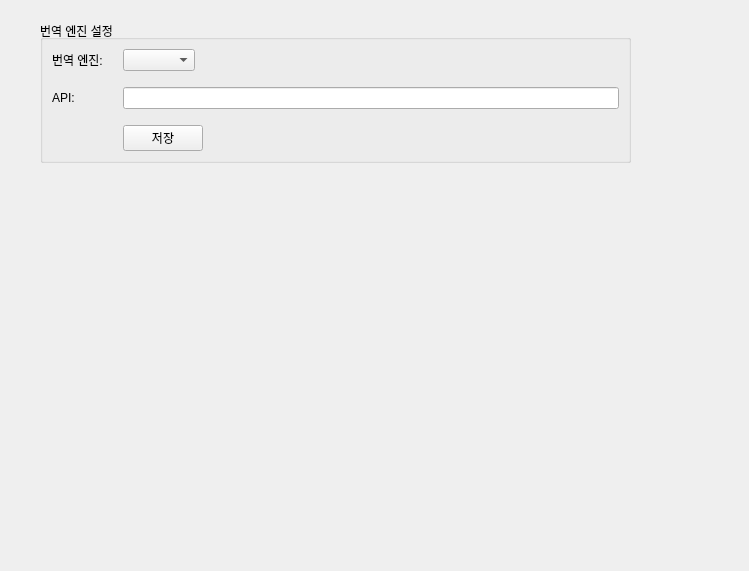
<?xml version="1.0" encoding="UTF-8"?>
<ui version="4.0">
 <class>EngineOptionWidget</class>
 <widget class="QWidget" name="EngineOptionWidget">
  <property name="geometry">
   <rect>
    <x>0</x>
    <y>0</y>
    <width>749</width>
    <height>571</height>
   </rect>
  </property>
  <property name="windowTitle">
   <string>EngineOptionWidget</string>
  </property>
  <widget class="QWidget" name="gridLayoutWidget">
   <property name="geometry">
    <rect>
     <x>40</x>
     <y>20</y>
     <width>591</width>
     <height>481</height>
    </rect>
   </property>
   <layout class="QGridLayout" name="mainLayout" rowstretch="0">
    <property name="spacing">
     <number>0</number>
    </property>
    <item row="0" column="0">
     <layout class="QGridLayout" name="gridLayout_2">
      <item row="0" column="0" alignment="Qt::AlignmentFlag::AlignTop">
       <widget class="QGroupBox" name="engineGroup">
        <property name="title">
         <string>번역 엔진 설정</string>
        </property>
        <property name="alignment">
         <set>Qt::AlignmentFlag::AlignLeading|Qt::AlignmentFlag::AlignLeft|Qt::AlignmentFlag::AlignVCenter</set>
        </property>
        <property name="flat">
         <bool>true</bool>
        </property>
        <layout class="QVBoxLayout" name="verticalLayout">
         <item>
          <widget class="QWidget" name="engineLayoutWidget" native="true">
           <layout class="QGridLayout" name="gridLayout">
            <property name="leftMargin">
             <number>0</number>
            </property>
            <property name="topMargin">
             <number>0</number>
            </property>
            <property name="rightMargin">
             <number>0</number>
            </property>
            <property name="bottomMargin">
             <number>0</number>
            </property>
            <property name="horizontalSpacing">
             <number>20</number>
            </property>
            <property name="verticalSpacing">
             <number>16</number>
            </property>
            <item row="1" column="1" alignment="Qt::AlignmentFlag::AlignVCenter">
             <widget class="QLineEdit" name="apiInputLine">
              <property name="minimumSize">
               <size>
                <width>300</width>
                <height>0</height>
               </size>
              </property>
             </widget>
            </item>
            <item row="0" column="0" alignment="Qt::AlignmentFlag::AlignVCenter">
             <widget class="QLabel" name="enginNamelabel">
              <property name="sizePolicy">
               <sizepolicy hsizetype="Fixed" vsizetype="Preferred">
                <horstretch>0</horstretch>
                <verstretch>0</verstretch>
               </sizepolicy>
              </property>
              <property name="text">
               <string>번역 엔진:</string>
              </property>
             </widget>
            </item>
            <item row="1" column="0" alignment="Qt::AlignmentFlag::AlignLeft|Qt::AlignmentFlag::AlignVCenter">
             <widget class="QLabel" name="apiNamelabel">
              <property name="sizePolicy">
               <sizepolicy hsizetype="Fixed" vsizetype="Fixed">
                <horstretch>0</horstretch>
                <verstretch>0</verstretch>
               </sizepolicy>
              </property>
              <property name="text">
               <string>API: </string>
              </property>
             </widget>
            </item>
            <item row="0" column="1" alignment="Qt::AlignmentFlag::AlignLeft|Qt::AlignmentFlag::AlignVCenter">
             <widget class="DropdownMenu" name="enginSelectCombo">
              <property name="sizePolicy">
               <sizepolicy hsizetype="Fixed" vsizetype="Fixed">
                <horstretch>0</horstretch>
                <verstretch>0</verstretch>
               </sizepolicy>
              </property>
             </widget>
            </item>
            <item row="2" column="1" alignment="Qt::AlignmentFlag::AlignLeft|Qt::AlignmentFlag::AlignTop">
             <widget class="QPushButton" name="apiKeySaveButton">
              <property name="text">
               <string>저장</string>
              </property>
             </widget>
            </item>
           </layout>
          </widget>
         </item>
        </layout>
       </widget>
      </item>
     </layout>
    </item>
   </layout>
  </widget>
 </widget>
 <customwidgets>
  <customwidget>
   <class>DropdownMenu</class>
   <extends>QComboBox</extends>
   <header>SubWidgets/DropdownMenu.h</header>
  </customwidget>
 </customwidgets>
 <resources/>
 <connections/>
</ui>
